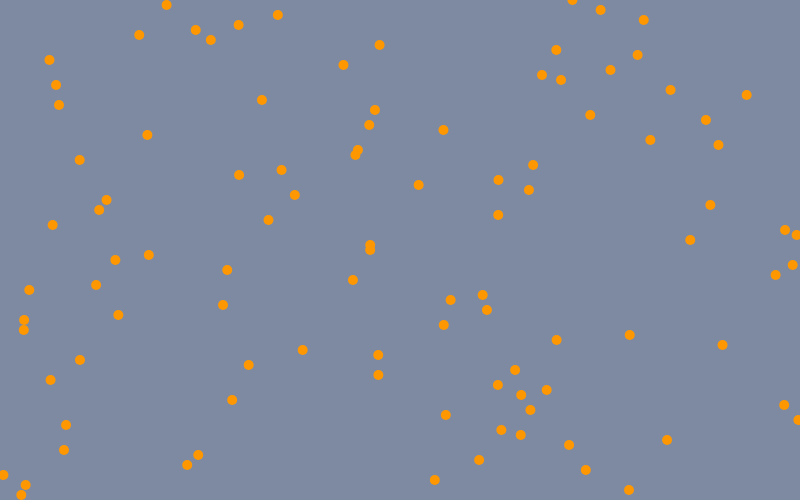
Frame 1 (no input)
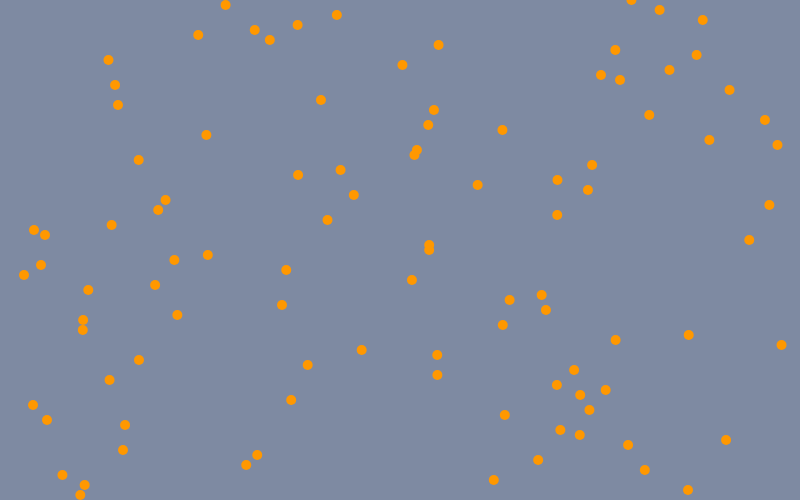
Frame 60 (no input)
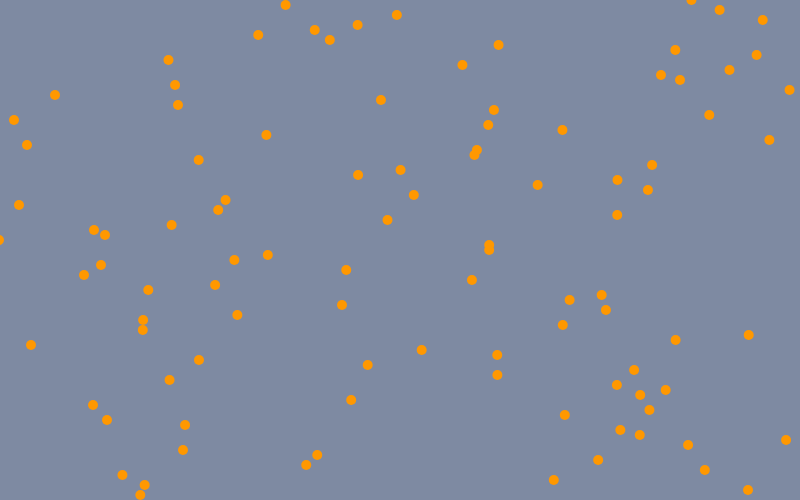
Frame 120 (the mouse pressed at the canvas centre since frame 60)

The p5.js sketch that drew these frames (run headless with seeded random() and noise() and a simulated clock; from frame 60 on, the mouse is pressed at the canvas centre):

// p5.js sketch
// ── sketch.js
// Adapted from Getting Started with Processing


var x = [];

function setup() {

  createCanvas(800, 500);
  noStroke();
  fill(255, 152, 0);

  for (var i=0; i<100; i++) {
    x.push(random(0, width));
    //x[i] = random(0, width); // works the same
  }
}

function draw() {

  background(126, 138, 162);

  for (var i=0; i<x.length; i++) {

    x[i] = x[i] + 1;
    if (x[i] > width + 5) {
      x[i] = -5;
    }

    ellipse (x[i], i*5, 10, 10);
  }

}
